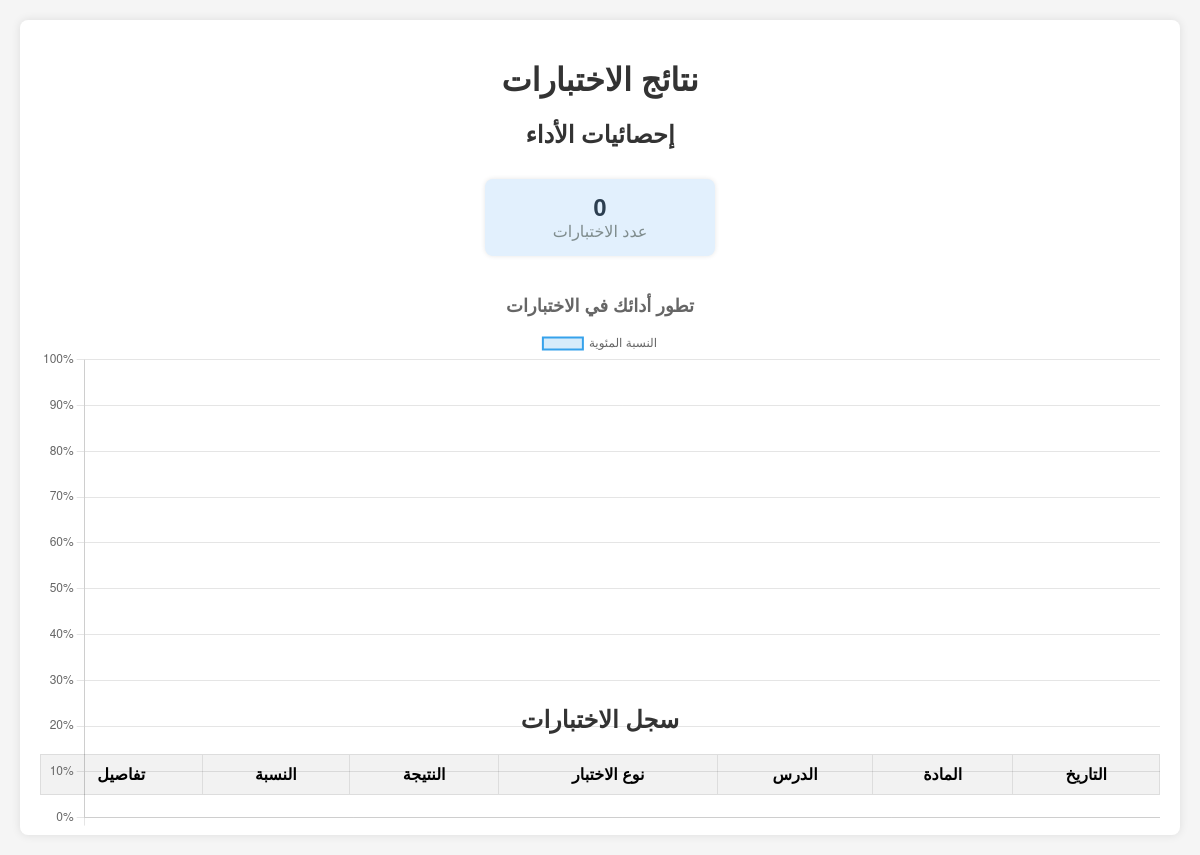
The app's page /exam/results.php (signed in), older data.
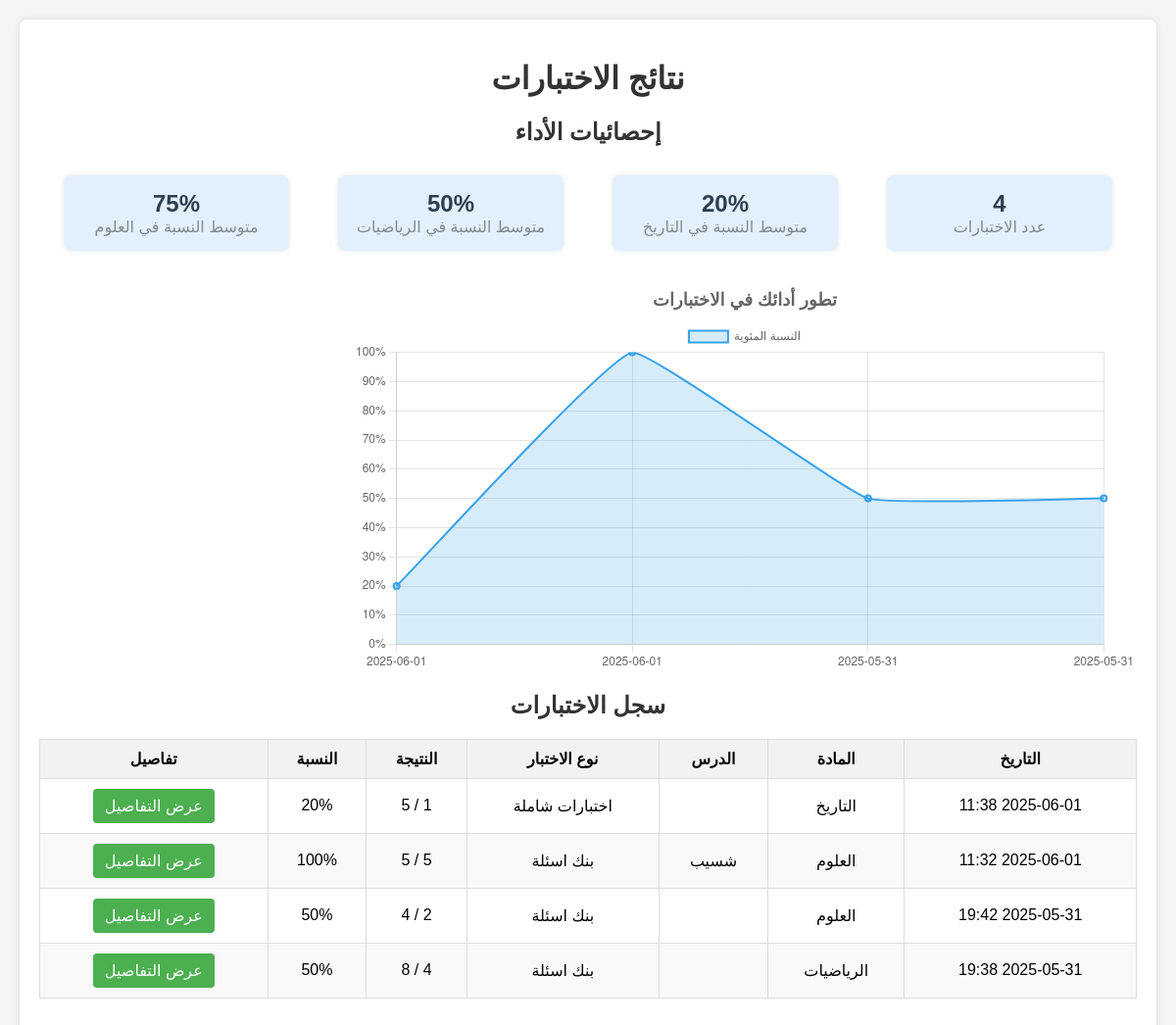
The same page, newer data.
### tables this page shows
CREATE TABLE `exam_results` (
  `id` int(11) NOT NULL,
  `user_id` int(11) NOT NULL,
  `subject` varchar(100) NOT NULL,
  `lesson_name` varchar(255) NOT NULL,
  `question_type` enum('بنك اسئلة','اختبارات شاملة','تحدى نفسك','إمتحان الوزارة') NOT NULL,
  `score` int(11) NOT NULL,
  `total_questions` int(11) NOT NULL,
  `exam_date` datetime NOT NULL
);

### exam/results.php (the view, shortened to what this page needs)
<?php
require_once '../php/config.php';
$stmt = $pdo->prepare("SELECT * FROM exam_results WHERE user_id = ? ORDER BY exam_date DESC");
$stmt->execute([$_SESSION['user_id']]);
$results = $stmt->fetchAll(PDO::FETCH_ASSOC);
$statsStmt = $pdo->prepare("
    SELECT
        COUNT(*) as total_exams,
        SUM(score) as total_correct,
        SUM(total_questions) as total_questions,
        AVG(score * 100 / total_questions) as avg_percentage,
        subject
    FROM exam_results
    WHERE user_id = ?
    GROUP BY subject
");
$statsStmt->execute([$_SESSION['user_id']]);
$stats = $statsStmt->fetchAll(PDO::FETCH_ASSOC);
?>
<!DOCTYPE html>
<html lang="ar" dir="rtl">
<head>
</head>
<body>
    <div class="container">
        <h1>نتائج الاختبارات</h1>
        <h2>إحصائيات الأداء</h2>
        <div class="stats-container">
            <div class="stat-box">
                <div class="stat-value"><?= count($results) ?></div>
                <div class="stat-label">عدد الاختبارات</div>
            </div>
            <?php foreach ($stats as $stat): ?>
            <div class="stat-box">
                <div class="stat-value"><?= round($stat['avg_percentage'], 1) ?>%</div>
                <div class="stat-label">متوسط النسبة في <?= htmlspecialchars($stat['subject']) ?></div>
            </div>
            <?php endforeach; ?>
        </div>
        <div class="chart-container">
            <canvas id="performanceChart"></canvas>
        </div>
        <h2>سجل الاختبارات</h2>
        <table class="results-table">
            <thead>
                <tr>
                    <th>التاريخ</th>
                    <th>المادة</th>
                    <th>الدرس</th>
                    <th>نوع الاختبار</th>
                    <th>النتيجة</th>
                    <th>النسبة</th>
                    <th>تفاصيل</th>
                </tr>
            </thead>
            <tbody>
                <?php foreach ($results as $result): ?>
                <tr>
                    <td><?= date('Y-m-d H:i', strtotime($result['exam_date'])) ?></td>
                    <td><?= htmlspecialchars($result['subject']) ?></td>
                    <td><?= htmlspecialchars($result['lesson_name']) ?></td>
                    <td><?= htmlspecialchars($result['question_type']) ?></td>
                    <td><?= $result['score'] ?> / <?= $result['total_questions'] ?></td>
                    <td><?= round(($result['score'] / $result['total_questions']) * 100) ?>%</td>
                    <td>
                        <a href="results.php?result_id=<?= $result['id'] ?>" class="btn">عرض التفاصيل</a>
                    </td>
                </tr>
                <?php endforeach; ?>
            </tbody>
        </table>
    </div>
    <script>
        // رسم مخطط الأداء
        const ctx = document.getElementById('performanceChart').getContext('2d');
        const performanceChart = new Chart(ctx, {
            type: 'line',
            data: {
                labels: [
                    <?php
                    $dates = [];
                    $scores = [];
                    foreach ($results as $result) {
                        $dates[] = date('Y-m-d', strtotime($result['exam_date']));
                        $scores[] = round(($result['score'] / $result['total_questions']) * 100);
                    }
                    echo "'" . implode("', '", $dates) . "'";
                    ?>
                ],
                datasets: [{
                    label: 'النسبة المئوية',
                    data: [<?= implode(', ', $scores) ?>],
                    backgroundColor: 'rgba(54, 162, 235, 0.2)',
                    borderColor: 'rgba(54, 162, 235, 1)',
                    borderWidth: 2,
                    tension: 0.1,
                    fill: true
                }]
            },
            options: {
                responsive: true,
                plugins: {
                    title: {
                        display: true,
                        text: 'تطور أدائك في الاختبارات',
                        font: {
                            size: 18
                        }
                    },
                    tooltip: {
                        callbacks: {
                            label: function(context) {
                                return context.parsed.y + '%';
                            }
                        }
                    }
                },
                scales: {
                    y: {
                        beginAtZero: true,
                        max: 100,
                        ticks: {
                            callback: function(value) {
                                return value + '%';
                            }
                        }
                    }
                }
            }
        });
    </script>
</body>
</html>

### exam/results.php (style rules this page uses)
body { font-family: Arial, sans-serif; background-color: #f5f5f5; margin: 0; padding: 20px; }
.container { max-width: 1200px; margin: 0 auto; background: white; padding: 20px; border-radius: 8px; box-shadow: 0 0 10px rgba(0,0,0,0.1); }
h1, h2, h3 { color: #333; text-align: center; }
.results-table { width: 100%; border-collapse: collapse; margin: 20px 0; }
.results-table th, .results-table td { border: 1px solid #ddd; padding: 10px; text-align: center; }
.results-table th { background-color: #f2f2f2; }
.results-table tr:nth-child(even) { background-color: #f9f9f9; }
.stats-container { display: flex; flex-wrap: wrap; justify-content: space-around; margin: 20px 0; }
.stat-box { background: #e2f0fd; border-radius: 8px; padding: 15px; margin: 10px; width: 200px; text-align: center; box-shadow: 0 0 5px rgba(0,0,0,0.1); }
.stat-value { font-size: 24px; font-weight: bold; color: #2c3e50; }
.stat-label { color: #7f8c8d; }
.chart-container { width: 100%; height: 400px; margin: 20px 0; }
.btn { background-color: #4CAF50; color: white; padding: 8px 12px; border: none; border-radius: 4px; cursor: pointer; text-decoration: none; display: inline-block; }

Row changes from the older to the newer data that the page shows:
added exam_results: exam_date "2025-06-01 11:38", subject "التاريخ", question_type "اختبارات شاملة", total_questions "5", ($result['score'] / $result['total_questions']) * 100 "20"
added exam_results: exam_date "2025-06-01 11:32", subject "العلوم", lesson_name "شسيب", question_type "بنك اسئلة", total_questions "5", ($result['score'] / $result['total_questions']) * 100 "100"
added exam_results: exam_date "2025-05-31 19:42", subject "العلوم", question_type "بنك اسئلة", total_questions "4", ($result['score'] / $result['total_questions']) * 100 "50"
added exam_results: exam_date "2025-05-31 19:38", subject "الرياضيات", question_type "بنك اسئلة", total_questions "8", ($result['score'] / $result['total_questions']) * 100 "50"
Text that changed along with them:
count($results): "0" → "4"
chart data {{ implode("', '", $dates) }}:  → 2025-06-01', '2025-06-01', '2025-05-31', '2025-05-31
chart data {{ implode(', ', $scores) }}:  → 20, 100, 50, 50
new list line: "20 % متوسط النسبة في التاريخ"
new list line: "50 % متوسط النسبة في الرياضيات"
new list line: "75 % متوسط النسبة في العلوم"
